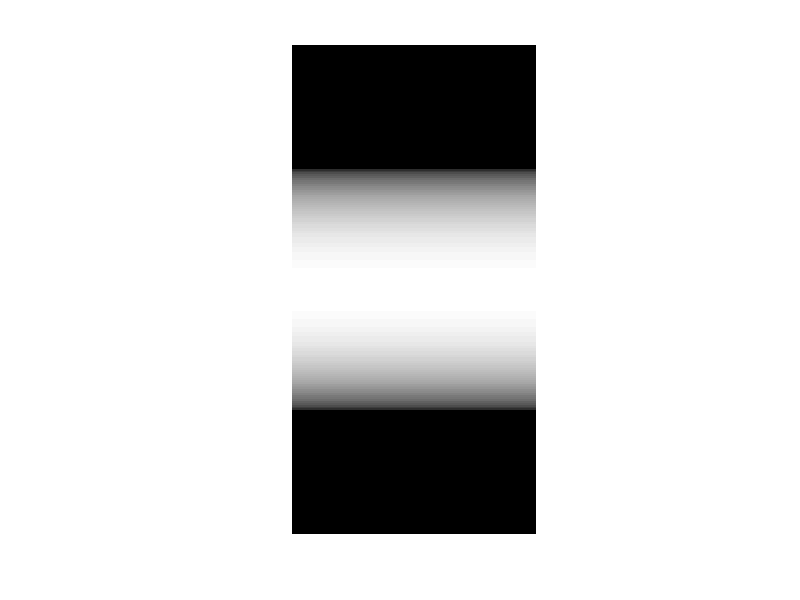

Reproduce this figure in MATLAB. (Note: this script raises an error after producing the figure.)
% test 2d radon reconstruction via NUFFT adjoint

% generate a simple sinogram
% characteristic function of a ball of radius 0.5
sino_ball_func = @(x) 2*(abs(x) < 0.5)*sqrt(0.5^2 - x^2);



grid = linspace(-1, 1, 257);
sinogram_slice = arrayfun(sino_ball_func, grid);
nphi = 128;
sinogram = squeeze(repmat(sinogram_slice, [1 1 nphi]));
figure, imshow(sinogram, [min(min(sinogram)), max(max(sinogram))]);
sinogram = sinogram';

start_f = tic();
[nodes, values, jacobian_weights, Fs] = rtft2d(sinogram, 128, 257, 1.0, 2.0, true, 1); % append many zeros
recon2d = nfft_reconstruct_2d(1024, nodes, values, jacobian_weights, Fs, verbose_level = 1);
printf("Elapsed %f seconds\n", toc(start_f));

figure, imshow(real(recon2d), [min(min(recon2d)), max(max(recon2d))]), colorbar;
figure, plot(linspace(-1,1, 1024), recon2d(:, 512));


% phantom shifted from origin

s_grid_size = 129;
nphi = 128;

s_grid = linspace(-1., 1., s_grid_size);
phi_grid = linspace(0, 2*pi, nphi + 1);
phi_grid = phi_grid(1:end-1);
[PP, SS] = ndgrid(phi_grid, s_grid);

r = 0.15;
shift = [0.0 0.4];
sino_ball_shifted_func = @(phi, s) 2*sqrt(max(0, ...
  r^2-(s-dot(shift, [cos(phi) sin(phi)]))^2));

sinogram = arrayfun(sino_ball_shifted_func, PP, SS);

[nodes, values, jacobian_weights, Fs] = rtft2d(sinogram, nphi, s_grid_size, 1.0, 1.0, 1);
recon2d = nfft_reconstruct_2d(192, nodes, values, jacobian_weights, Fs);
figure, imshow(squeeze(recon2d), [0,1]), colorbar, ...
  title(sprintf("shift=[%2.2f %2.2f]", shift(1), shift(2)));
figure, plot(linspace(-1,1, 192), recon2d(:, 117));


% CONCLUSION:
%         1. module 'rtft2d' is (?) calibrated for usage with NUFFT
%         2. nufft_reconstruct_2d must still be calibrated correctly to know ordering of reconstruction
